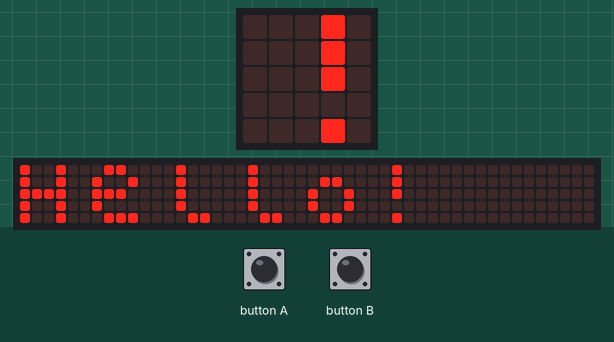
Recording of a program running on a simulated BBC micro:bit (MakeCode). Shown: the board's 5×5 LED display, a strip that is not on the board, showing the scrolling text unrolled. The inputs (shaded band) are chosen by the test bench. The 48×5 strip is a reading aid, not a part: it shows the text the display is scrolling, unrolled, one strip-width of it at a time.

Above: at 5.0 s.
5.1 s: button A pressed for 0.15 s
5.8 s: button B pressed for 0.15 s
At 6.4 s:
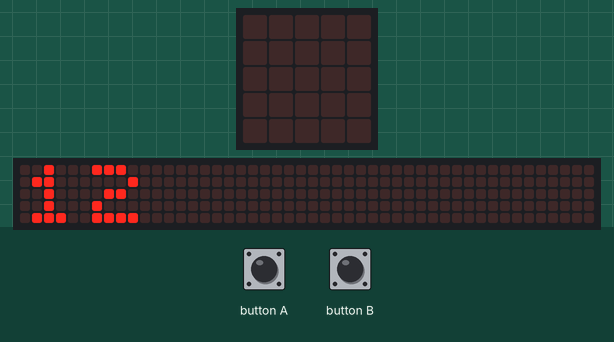
6.5 s: button B pressed for 0.15 s
At 11.85 s:
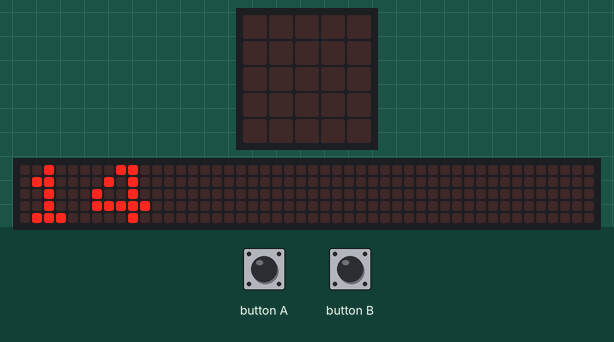
At 15.6 s:
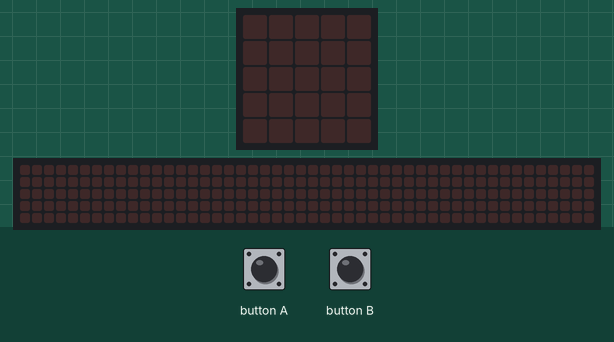

The program:

main.ts
```typescript
input.onButtonPressed(Button.A, function () {
    hello = 0
    _12 = 12
    basic.showString("" + (_12))
})
input.onButtonPressed(Button.B, function () {
    _12 = _12 + 1
    basic.showString("" + (_12))
})
let hello = 0
let _12 = 0
_12 = 12
hello = 1
if (hello == 1) {
    while (hello == 1) {
        basic.showString("Hello!")
    }
} else {

}
```

test.ts
```typescript
// здесь помещаются тесты; они не будут скомпилированы, пока пакет используется в качестве расширения.
```
